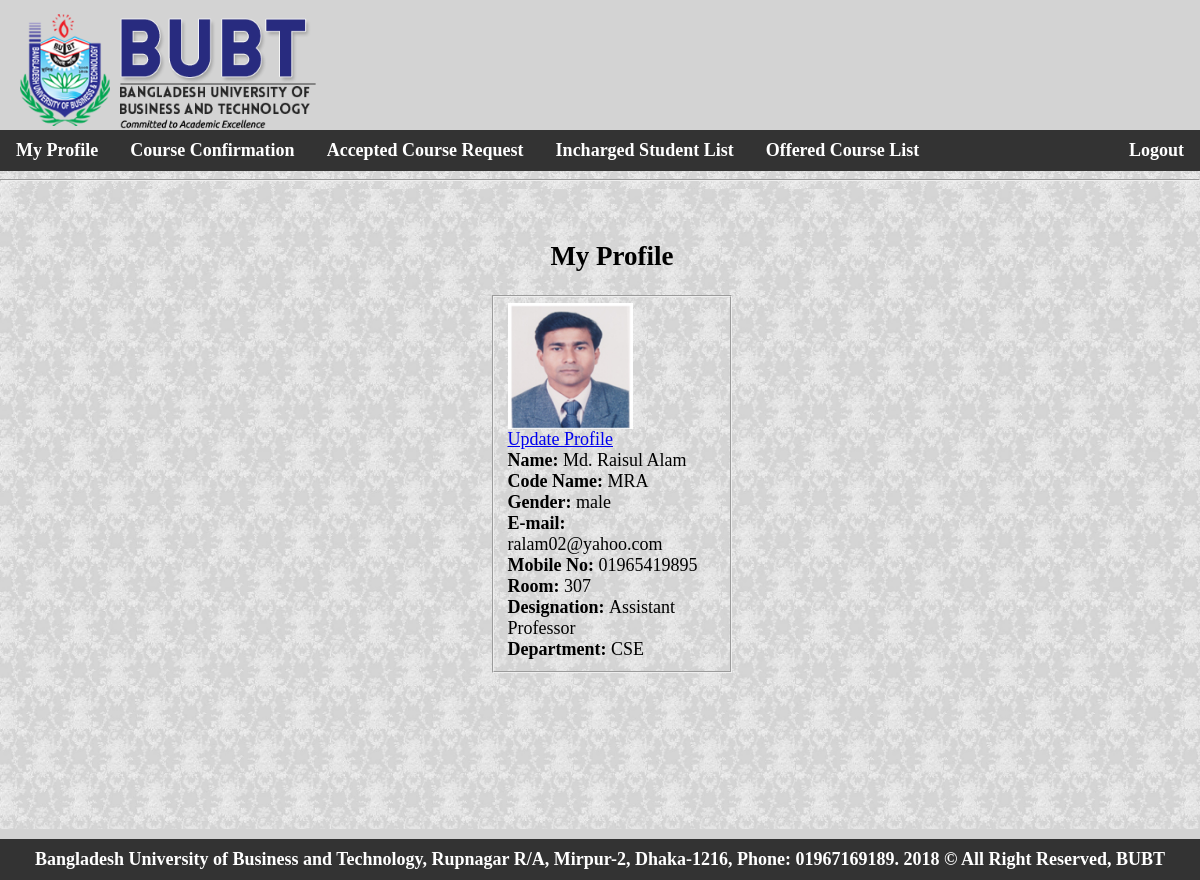
Page /t_my_profile.php (signed in) on the committed database.
### tables this page shows
CREATE TABLE `teacher` (
  `id` int(11) NOT NULL,
  `t_name` varchar(255) NOT NULL,
  `code_name` varchar(255) NOT NULL,
  `gender` varchar(255) NOT NULL,
  `email` varchar(255) NOT NULL,
  `mobile` varchar(100) NOT NULL,
  `room` int(100) NOT NULL,
  `designation` varchar(100) NOT NULL,
  `department` varchar(255) NOT NULL,
  `password` varchar(255) NOT NULL,
  `image` varchar(255) DEFAULT NULL
);

### t_my_profile.php (the view, shortened to what this page needs)
<?php
$conn= mysqli_connect("localhost", "root", "", "course_list");
if($conn-> connect_error){
die("connection failed".$conn-> connect_error);
}
else{
	if (isset($_SESSION['user2'])){$id = $_SESSION['user2'];
	$sql= "select id,t_name,code_name,gender,email,mobile,room,designation,department,image from teacher
	WHERE id = '$id'";
$result = $conn-> query($sql);
}
}
?>
<!DOCTYPE>
<html>
<head>
</head>
<body>
<?php
include "teach_header.php";
?>
<hr>
<div class="bg-img">
<div>
<?php
$row = $result-> fetch_assoc();
?>
<form method="POST" class="container" enctype="multipart/form-data">
<h2 style="font-family:cambria math" align="center">My Profile</h2>
<fieldset>
<img class="img-responsive" style="width:60%;" src="teacher_images/<?php  echo $row["image"];?>">
</img><br>
<a href="teacher_upd_detail.php" class="btn btn-danger">Update Profile</a><br>
<label for="t_name">Name: </label><?php echo $row['t_name'];?><br>
<label for="code_name">Code Name: </label><?php echo $row['code_name'];?><br>
<label for="gender">Gender: </label><?php echo $row['gender'];?><br>
<label for="email">E-mail: </label><?php echo $row['email']; ?><br>
<label for="mobile">Mobile No: </label><?php echo $row['mobile']; ?><br>
<label for="room">Room: </label><?php echo $row['room']; ?><br>
<label for="designation">Designation: </label><?php echo $row['designation']; ?><br>
<label for="department">Department: </label><?php echo $row['department']; ?><br>
</fieldset>
</form>
</div>
</div>
<div class="footer">
  <ul><b>
  <li3><a>Bangladesh University of Business and Technology, Rupnagar R/A, Mirpur-2, Dhaka-1216, Phone: 01967169189. 2018 &#169; All Right Reserved, BUBT</a></li3>
</ul>
</div>
</body>
</html>

### style11.php (style rules this page uses)
body { margin: 0; padding:0; height:100%; background-image:url("images/wall8.jpg"); background-size: cover; font-family: cambria math; }
ul { list-style-type: none; //margin: -3px; margin-top: 0px; margin-bottom: -10px; margin-right: -16px; margin-left: -16px; padding: 0px; overflow: hidden; background-color: #333; font-size: 18px; }
li3 { float: center; }
li3 a { display: block; color: white; text-align: center; padding: 10px 16px; text-decoration: none; font-size:18px; }
* { box-sizing: border-box; }
.bg-img { background-image: url("images/wall8.jpg"); height:80%; //min-height: 600px; //background-position: center; background-repeat: no-repeat; background-size: cover; position: relative; }
.footer { padding: 10px 16px; color:black; background:lightgray; }
.container { position: absolute; height:100%; width: 22%; margin-left: 40%; margin-right: 40%; margin-top: 20px; padding: 10px; font-size: 18px; height: 0px; }
label { font-family:cambria math; font-weight: bold; font-size:18px; }

### rows in the picture
teacher: image (picture), t_name "Md. Raisul Alam", code_name "MRA", gender "male", email "ralam02@yahoo.com", mobile "01965419895", room "307", designation "Assistant Professor", department "CSE"
